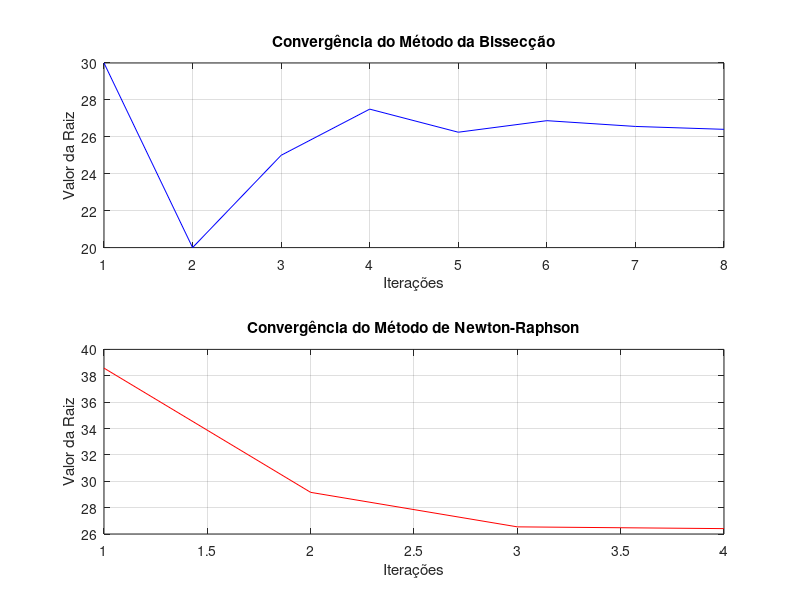

Here is the MATLAB script that generated this plot:
function lista5Questao5()
    % Definindo constantes
    g = 9.81;
    u = 1800;
    mi = 160000;
    q = 2600;
    v = 750;

    % Executar o método da Bissecção
    fprintf("Método da Bissecção:\n");
    [rootBisseccao, itBisseccao, valoresBisseccao] = metodoBisseccao(u, mi, q, g, v);

    % Executar o método de Newton-Raphson
    fprintf("\nMétodo de Newton-Raphson:\n");
    [rootNewtonRaphson, itNewtonRaphson, valoresNewtonRaphson] = metodoNewtonRaphson(u, mi, q, g, v);

    % Criar tabela comparativa
    criar_tabela(itBisseccao, rootBisseccao, itNewtonRaphson+1, rootNewtonRaphson);

    % Criar gráficos de convergência
    criar_graficos(itBisseccao, valoresBisseccao, itNewtonRaphson+1, valoresNewtonRaphson);
endfunction

function [r, it, valores] = metodoBisseccao(u, mi, q, g, v)
    f = @(t) u * log(mi / (mi - q * t)) - g * t - v;

    a = 10;
    b = 50;

    % Define a tolerância para o erro absoluto
    Es = 1; % Tolerância em porcentagem
    Ea = Inf; % Erro absoluto inicial
    r = inf; % Valor inicial de r como infinito
    valores = []; % Armazena os valores de r

    % Verifica se há mudança de sinal no intervalo [a, b]
    if (f(a) * f(b) > 0)
        disp("Erro: não há mudança de sinal!");
        r = NaN; % Indica falha
        return;
    else
        it = 1; % Inicializa o contador de iterações
        n = 20; % Define o número máximo de iterações

        % Loop do método da Bissecção
        while (it <= n)
            rPrevio = r; % Armazena o valor anterior de r
            r = (a + b) / 2; % Calcula o ponto médio
            valores = [valores; r]; % Armazena o valor atual

            % Exibe os valores da iteração atual
            if it > 1
                Ea = calcularErroEstimativa(r, rPrevio); % Calcula o erro absoluto
            else
                Ea = Inf; % Na primeira iteração, o erro é infinito
            end

            fprintf('Iteração %d: a = %f, b = %f, r = %f, f(r) = %f, Aproximado = %f\n', ...
                    it, a, b, r, f(r), Ea);

            % Verifica se o erro é menor ou igual à tolerância
            if (Ea <= Es)
                fprintf("Raiz encontrada: %f\n", r);
                return; % Sai do loop
            end

            it = it + 1; % Incrementa o contador de iterações

            % Atualiza o intervalo [a, b] com base no valor de f(r)
            if (f(a) * f(r) < 0)
                b = r; % Se houver mudança de sinal, atualiza o limite superior
            else
                a = r; % Caso contrário, atualiza o limite inferior
            end
        endwhile

        % Se o número máximo de iterações for atingido sem encontrar a raiz
        if it > n
            fprintf("Método falhou em %d iterações\n", it);
            r = NaN; % Indica falha
        end
    end
endfunction

function [r, it, valores] = metodoNewtonRaphson(u, mi, q, g, v)
    f = @(t) u * log(mi / (mi - q * t)) - g * t - v;
    df = @(t) (u * q / (mi - q * t)) - g; % Derivada da função

    x = 0; % Valor inicial para t
    it = 0; % Inicializa o contador de iterações
    N = 20; % Define o número máximo de iterações
    Ea = Inf; % Erro absoluto inicial
    valores = []; % Armazena os valores de r

    while (it < N)
        xProx = x - f(x) / df(x); % Cálculo do próximo valor
        valores = [valores; xProx]; % Armazena o novo valor de r

        fprintf('Iteração %d: xr = %f, f(x) = %f\n', it + 1, x, f(x));

        Ea = calcularErroEstimativa(xProx, x);

        if (Ea < 1) % Define a tolerância de 1%
            fprintf("Iterações %d: Raiz encontrada: %f\n", it + 1, xProx);
            r = xProx; % A raiz encontrada
            return; % Sai do loop
        end

        x = xProx; % Atualiza x para a próxima iteração
        it = it + 1; % Incrementa o contador de iterações
    endwhile

    % Se o número máximo de iterações for atingido sem encontrar a raiz
    fprintf("Método falhou em %d iterações\n", it+1);
    r = NaN; % Indica falha
endfunction

% Função para calcular o erro absoluto
function Ea = calcularErroEstimativa(resultadoAtual, resultadoPrev)
    if resultadoPrev == Inf
        Ea = Inf; % Se o valor anterior for infinito, o erro é infinito
    else
        Ea = abs((resultadoAtual - resultadoPrev) / resultadoAtual) * 100; % Calcula o erro percentual
    end
endfunction

function criar_tabela(itBisseccao, rootBisseccao, itNewtonRaphson, rootNewtonRaphson)
    fprintf("\nTabela Comparativa:\n");
    fprintf("%-20s %-20s %-20s\n", "Método", "Número de Iterações", "Resultado Final");
    fprintf("%-20s %-20d %-20f\n", "Bissecção", itBisseccao, rootBisseccao);
    fprintf("%-20s %-20d %-20f\n", "Newton-Raphson", itNewtonRaphson, rootNewtonRaphson);
endfunction

function criar_graficos(itBisseccao, valoresBisseccao, itNewtonRaphson, valoresNewtonRaphson)
    figure;

    % Gráfico para Bissecção
    subplot(2, 1, 1);
    plot(1:length(valoresBisseccao), valoresBisseccao, 'b-');
    title('Convergência do Método da Bissecção');
    xlabel('Iterações');
    ylabel('Valor da Raiz');
    grid on;

    % Gráfico para Newton-Raphson
    subplot(2, 1, 2);
    plot(1:length(valoresNewtonRaphson), valoresNewtonRaphson, 'r-');
    title('Convergência do Método de Newton-Raphson');
    xlabel('Iterações');
    ylabel('Valor da Raiz');
    grid on;

    % Salvar gráficos
    saveas(gcf, 'convergencia_metodos_bisseccao_newton_raphson.png');
endfunction

% Chama a função principal
lista5Questao5();
